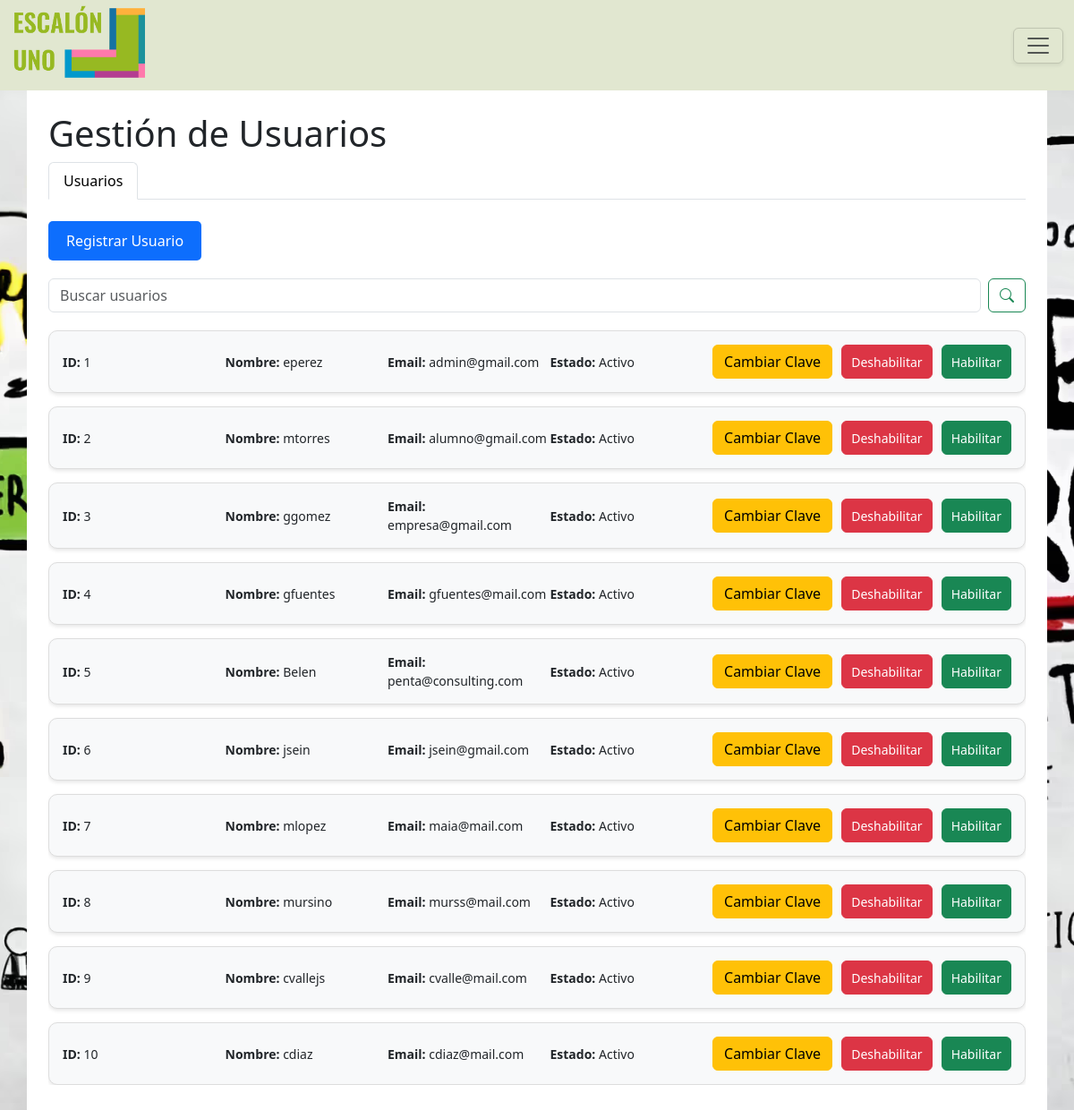
The page /frontend/views/admin-gestionar-usuarios.php (signed in) on the database its author committed.
### tables this page shows
CREATE TABLE `usuario` (
  `id` int(11) NOT NULL,
  `nombre` varchar(45) NOT NULL,
  `clave` varchar(45) NOT NULL,
  `mail` varchar(45) DEFAULT NULL,
  `telefono` varchar(45) DEFAULT NULL,
  `direccion` varchar(45) DEFAULT NULL,
  `foto_perfil` varchar(200) DEFAULT NULL,
  `de_baja` varchar(1) NOT NULL COMMENT 's/n',
  `google_id` varchar(255) DEFAULT NULL
);

### frontend/includes/permisos.php (called while the page is built, shortened)
<?php
require_once(__DIR__ . '/../../dal/Database.php');
$db = new Database();
$conn = $db->getConnection();
class Permisos
{
    public static function tienePermiso($permiso, $idUsuario)
    {
        if (!is_array($permiso)) {
            $permisos = [$permiso];
        } else {
            $permisos = $permiso;
        }
        return self::tieneAlgunPermiso($permisos, $idUsuario);
    }
    public static function tieneAlgunPermiso($permisos, $idUsuario)
    {
        global $conn;
        $bindPermisos = implode(',', array_map(function ($p, $k) {
            return ":permiso$k";
        }, $permisos, array_keys($permisos)));
        $sql = "
            SELECT
                1
            FROM
                permisos
            INNER JOIN
                roles_permisos
                    ON
                        roles_permisos.id_permiso = permisos.id
            INNER JOIN
                roles_usuario
                    ON
                        roles_usuario.id_rol = roles_permisos.id_rol
            WHERE
                    roles_usuario.id_usuario = :idUsuario
                AND permisos.nombre IN (" . $bindPermisos . ")
            LIMIT 1;
        ";
        $stmt = $conn->prepare($sql);
        $stmt->bindValue(':idUsuario', $idUsuario);
        array_walk($permisos, function ($p, $k) use ($stmt) {
            $stmt->bindValue(":permiso$k", $p);
        });
        $stmt->execute();
        $result = $stmt->fetch(\PDO::FETCH_ASSOC);
        return !empty($result);
    }
}

### dal/Database.php (called while the page is built, shortened)
<?php
class Database {
    private $host;
    private $db_name;
    private $username;
    private $password;
    public function __construct() {
        $dotenv = Dotenv\Dotenv::createImmutable(dirname(__DIR__));
        $this->host = $_ENV['DB_HOST'];
        $this->db_name = $_ENV['DB_NAME'];
        $this->username = $_ENV['DB_USER'];
        $this->password = $_ENV['DB_PASSWORD'];
    }
    public function getConnection() {
        $this->conn = null;
        try {
            $this->conn = new PDO(
                "mysql:host=" . $this->host . ";dbname=" . $this->db_name,
                $this->username,
                $this->password
            );
            $this->conn->setAttribute(PDO::ATTR_ERRMODE, PDO::ERRMODE_EXCEPTION);
        } catch (PDOException $exception) {
            echo "Error de conexión: " . $exception->getMessage();
        }
        return $this->conn;
    }
}

### controllers/AdministradorController.php (called while the page is built, shortened)
<?php
require_once __DIR__ . '/../dal/AdministradorDAO.php';
class AdministradorController
{
    private AdministradorDAO $administradorDAO;
    public function __construct() {
        $this->administradorDAO = new AdministradorDAO();
    }
    public function listarUsuarios() {
        $usuarios = $this->administradorDAO->getUsuarios();
        if ($usuarios !== false) {
            return $usuarios;
        } else {
            return [];
        }
    }
}
?>

### dal/AdministradorDAO.php (called while the page is built, shortened)
<?php
require_once 'Database.php';
class AdministradorDAO
{
    private PDO $conn;
    public function __construct()
    {
        $this->conn = (new Database())->getConnection();
    }
    public function getUsuarios() {
        $queryUsuarios = "SELECT id, nombre, mail, de_baja FROM usuario";
        try {
            $stmt = $this->conn->prepare($queryUsuarios);
            $stmt->execute();
            $resultados = $stmt->fetchAll(PDO::FETCH_ASSOC);
            return $resultados;
        } catch (PDOException $e) {
            echo "Error en la consulta: " . $e->getMessage();
            return false;
        }
    }
}
?>

### frontend/views/admin-gestionar-usuarios.php (the view, shortened to what this page needs)
<?php
require_once __DIR__ . '/../../controllers/AdministradorController.php';
$administradorController = new AdministradorController();
$response = $administradorController->listarUsuarios();
require_once __DIR__ . '/../includes/permisos.php';
?>
<!DOCTYPE html>
<html lang="en">
<head>
    <?php require __DIR__ . '/../components/header.php'; ?>
    <link rel="stylesheet" href="http://localhost/TP-Programacion-WEB/frontend/css/admin-gestionar-usuarios.css">
</head>
<body class="bg-inicio p-0">
    <?php require __DIR__ . '/../components/admin-navbar.php'; ?>
    <div class="container p-sm-4 bg-white">
        <h1>Gestión de Usuarios</h1>
        <nav>
            <div class="nav nav-tabs" id="nav-tab" role="tablist">
                <button class="nav-link active" id="nav-home-tab" data-bs-toggle="tab" data-bs-target="#nav-home"
                    type="button" role="tab" aria-controls="nav-home" aria-selected="true">Usuarios</button>
            </div>
        </nav>
        <div class="tab-content" id="nav-tabContent">
            <div class="tab-pane fade show active" id="nav-home" role="tabpanel" aria-labelledby="nav-home-tab" tabindex="0">
                <div class="mt-4 mb-4">
                    <?php if (Permisos::tienePermiso('Registrar Usuario', $_SESSION['user']['user_id'])){ ?>
                    <button onclick="window.location.href='admin-registro.php'" class="btn-registrar">Registrar Usuario</button>
                    <?php } ?>
                    <form class="d-sm-flex" role="search">
                        <input class="form-control me-2" type="search" id="buscarInput" placeholder="Buscar usuarios" aria-label="Search">
                        <button class="btn btn-outline-success d-grid align-content-center" id="buscarUsuarios">
                            <i class="bi bi-search"></i>
                        </button>
                    </form>
                    <div class="user-list table-responsive " id="resultadosBusqueda">
                        <?php if (!empty($response)): ?>
                            <?php foreach ($response as $usuario): ?>
                                <div class="user-item">
                                    <div class="user-info"><strong>ID:</strong> <?= htmlspecialchars($usuario['id']) ?></div>
                                    <div class="user-info"><strong>Nombre:</strong> <?= htmlspecialchars($usuario['nombre']) ?></div>
                                    <div class="user-info"><strong>Email:</strong> <?= htmlspecialchars($usuario['mail']) ?></div>
                                    <div class="user-info"><strong>Estado:</strong> <?= ($usuario['de_baja'] === 'N') ? 'Activo' : 'Inactivo' ?></div>
                                    <div class="user-actions">
                                        <?php if (Permisos::tienePermiso('Cambiar contraseña', $_SESSION['user']['user_id'])){ ?>
                                        <button class="btn btn-warning btn-cambiar-pass" type="button" data-id="<?= $usuario['id'] ?>">Cambiar Clave</button>
                                        <?php } ?>
                                        <?php if (Permisos::tienePermiso('Baja Usuario', $_SESSION['user']['user_id'])){ ?>
                                        <button class="btn btn-danger btn-dar-baja" type="button" data-id="<?= $usuario['id'] ?>">Deshabilitar</button>
                                        <?php } ?>
                                        <?php if (Permisos::tienePermiso('Alta Usuario', $_SESSION['user']['user_id'])){ ?>
                                        <button class="btn btn-success btn-habilitar" type="button" data-id="<?= $usuario['id'] ?>">Habilitar</button>
                                        <?php } ?>
                                    </div>
                                </div>
                            <?php endforeach; ?>
                        <?php else: ?>
                            <p>No se encontraron usuarios.</p>
                        <?php endif; ?>
                    </div>
                </div>
            </div>
        </div>
    </div>
</body>
</html>

### frontend/components/header.php (shortened to what this page needs)
<link href="https://cdn.jsdelivr.net/npm/bootstrap@5.3.3/dist/css/bootstrap.min.css" rel="stylesheet">
<link rel="stylesheet" href="https://cdn.jsdelivr.net/npm/bootstrap-icons@1.11.3/font/bootstrap-icons.min.css">
<link rel="stylesheet" href="https://cdnjs.cloudflare.com/ajax/libs/font-awesome/6.0.0-beta3/css/all.min.css">
<link rel="stylesheet" href="<?php echo BASE_URL ?>css/global.css">

### frontend/components/admin-navbar.php (shortened to what this page needs)
<nav class="navbar sticky-top bg-navbar p-0">
    <div class="container-fluid">
        <a class="navbar-brand" href="#"><img src="<?php echo BASE_URL ?>img/logo.png" alt="logo"></a>
        <button class="navbar-toggler shadow-sm" type="button" data-bs-toggle="offcanvas"
            data-bs-target="#offcanvasNavbar" aria-controls="offcanvasNavbar" aria-label="Toggle navigation">
            <span class="navbar-toggler-icon"></span>
        </button>
    </div>
</nav>

### frontend/css/global.css (style rules this page uses)
.bg-inicio, .bg-alt { background-position: center center; background-size: cover; background-repeat: no-repeat; background-attachment: fixed; }
html { overflow-y: scroll; }
.bg-inicio { background-image: url('../img/bg-inicio.avif'); }
.bg-navbar { background-color: #E1E7D0; }
img { width: 150px; }

### frontend/css/admin-gestionar-usuarios.css (style rules this page uses)
.btn-registrar { display: inline-block; margin-bottom: 20px; padding: 10px 20px; background-color: #0d6efd; color: #fff; border: none; border-radius: 5px; font-size: 16px; cursor: pointer; transition: background-color 0.3s ease; }
.user-list { display: grid; grid-template-columns: 1fr; gap: 15px; margin-top: 20px; }
.user-item { display: grid; grid-template-columns: 1fr 1fr 1fr 1fr auto; align-items: center; padding: 15px; border: 1px solid #ddd; border-radius: 10px; background-color: #f8f9fa; box-shadow: 0 2px 4px rgba(0, 0, 0, 0.1); }
.user-info { font-size: 14px; }
.user-actions { display: flex; gap: 10px; }
.btn-success, .btn-danger { font-size: 14px; padding: 5px 10px; }

### rows shown on the page
usuario: id "1", nombre "eperez", mail "admin@gmail.com", de_baja "Activo"
usuario: id "2", nombre "mtorres", mail "alumno@gmail.com", de_baja "Activo"
usuario: id "3", nombre "ggomez", mail "empresa@gmail.com", de_baja "Activo"
usuario: id "4", nombre "gfuentes", mail "gfuentes@mail.com", de_baja "Activo"
usuario: id "5", nombre "Belen", mail "penta@consulting.com", de_baja "Activo"
usuario: id "6", nombre "jsein", mail "jsein@gmail.com", de_baja "Activo"
usuario: id "7", nombre "mlopez", mail "maia@mail.com", de_baja "Activo"
usuario: id "8", nombre "mursino", mail "murss@mail.com", de_baja "Activo"
usuario: id "9", nombre "cvallejs", mail "cvalle@mail.com", de_baja "Activo"
usuario: id "10", nombre "cdiaz", mail "cdiaz@mail.com", de_baja "Activo"
